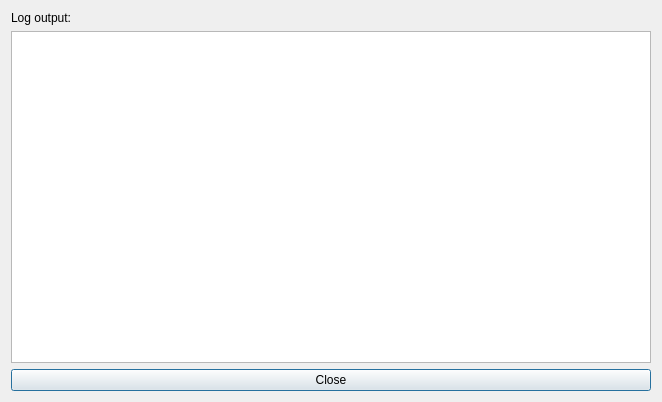
<?xml version="1.0" encoding="UTF-8"?>
<ui version="4.0">
 <class>CLogDialog</class>
 <widget class="QDialog" name="CLogDialog">
  <property name="geometry">
   <rect>
    <x>0</x>
    <y>0</y>
    <width>662</width>
    <height>402</height>
   </rect>
  </property>
  <property name="windowTitle">
   <string>Log Window</string>
  </property>
  <layout class="QVBoxLayout" name="verticalLayout">
   <item>
    <widget class="QLabel" name="label">
     <property name="text">
      <string>Log output:</string>
     </property>
    </widget>
   </item>
   <item>
    <widget class="QTextEdit" name="LogTextEdit">
     <property name="readOnly">
      <bool>true</bool>
     </property>
     <property name="html">
      <string></string>
     </property>
    </widget>
   </item>
   <item>
    <widget class="QPushButton" name="CloseButton">
     <property name="text">
      <string>Close</string>
     </property>
    </widget>
   </item>
  </layout>
 </widget>
 <resources/>
 <connections/>
</ui>
